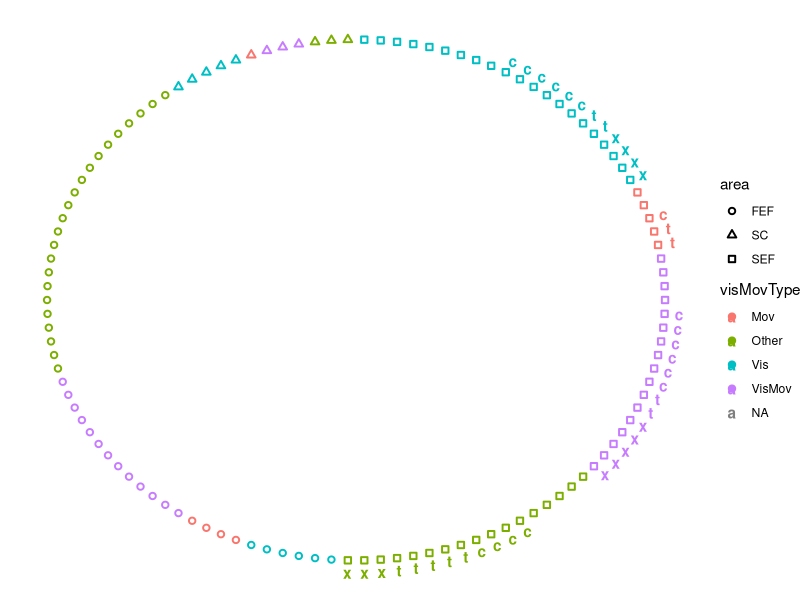

Here is the R script that generated this plot: (Note: this script raises an error after producing the figure.)
# Use hierarchical edge bundling plot for inter-areal connections use data
# output from: createPairRelationships.m --> search for "Hierarchical Edge
# Bundling plot in R"
# Use: read.csv('[thomas-jpsth/rcode]/spkCorrVals.csv')
# Use R scripts from examples to munge data and plot

# load_libraries---------------------------------------------------------------
# Libraries
library(tidyverse)
library(stringr)
library(igraph)
library(ggraph)
library(gridExtra)

# anonymous_functions_for_plotting---------------------------------------------
# Functions need o be compiled before they can be used...:-)
# Pick the connections (pairs) to be lotted so we can fine the nodeIds and do the plot 
fx_filter <- function(df,filt) 
{
  df <- df %>% filter( satCondition == filt.satCond & outcome == filt.outcome & epoch == filt.epoch )
  if (!filt.sess == "All"){
    df <- df %>% filter(sess == filt.sess)
  }
  return(df)
}

fx_get_HEB <- function(df,
                       X_area,
                       Y_area,
                       plusRhoFlag,
                       sigFlag,
                       verts)
{
  w <- 0.5
  t <- 0.9
  temp <- df[df$X_area == X_area & df$Y_area == Y_area, ]
  if (plusRhoFlag == TRUE & dim(temp)[1] > 0) {
    temp <- temp[temp$rhoRaw_150ms >= 0, ]
  } else{
    temp <- temp[temp$rhoRaw_150ms < 0, ]
  }

  if (sigFlag == TRUE & dim(temp)[1] > 0) {
    temp <- temp[temp$pvalRaw_150ms <= 0.01, ]
    a <- 0.8
    ltype <- "solid"
  } else{
    temp <- temp[temp$pvalRaw_150ms > 0.01, ]
    a <- 0.2
    ltype <- "longdash"
  }

  if (dim(temp)[1] > 0) {
    outHeb <-
      geom_conn_bundle(
        data = get_con(
          from = match(temp$X_unitNum, verts$name),
          to = match(temp$Y_unitNum, verts$name)
        ),
        aes(colour = visMovType),
        #aes(colour = "grey15"),
        alpha = a,
        width = w,
        tension = t,
        linetype = ltype
      )
    
  } else{
    outHeb <- NULL
  }
}

fx_plotIt <- function(df, filt,  plt_base, verts)
{
  # Use call to: 
  # fx_get_HEB <- function(df,X_area,Y_area,plusRhoFlag,sigFlag,verts)
  # SEF-FEF Plus Rho signif
  plt_plusFefSig <- fx_get_HEB(df, "SEF", "FEF", TRUE, TRUE, verts)
  # SEF-FEF Minus Rho signif 
  plt_minusFefSig <- fx_get_HEB(df, "SEF", "FEF", FALSE, TRUE, verts)
  # SEF-SC Plus Rho signif 
  plt_plusScSig <- fx_get_HEB(df, "SEF", "SC", TRUE, TRUE, verts)
  # SEF-SC Minus Rho signif 
  plt_minusScSig <- fx_get_HEB(df, "SEF", "SC", FALSE, TRUE, verts)

  pltOut <- list()
  # return signif plot
  titleStr <-
    paste(toupper(filt.satCond),
          filt.outcome,
          filt.epoch,
          filt.sess,
          sep = "-")
  pltOut$signif <-
    plt_base  + plt_minusFefSig  + plt_plusFefSig + plt_minusScSig + plt_plusScSig +
    ggtitle(titleStr, "___ p<=0.01")

  return(pltOut)
  
}

# Read_spkCorr_vals_and_createEdges--------------------------------------------
# read into a tibble type, suppress column type output
spkCorr<-read_csv('spkCorrVals.csv',col_types = cols())

# > colnames(spkCorr)
# [1] "Pair_UID"        "X_unitNum"       "Y_unitNum"       "X_area"          "Y_area"          "XY_Dist"         "condition"       "alignedName"     "rhoRaw_50ms"    
# [10] "pvalRaw_50ms"    "rhoRaw_150ms"    "pvalRaw_150ms"   "rhoRaw_200ms"    "pvalRaw_200ms"   "X_visGrade"      "X_visType"       "X_moveGrade"     "X_errGrade"     
# [19] "X_rewGrade"      "X_poorIso"       "Y_visGrade"      "Y_visType"       "Y_moveGrade"     "Y_errGrade"      "Y_rewGrade"      "Y_poorIso"       "monkey"         
# [28] "sessNum"         "sess"            "outcome"         "satCondition"    "epoch"           "sameAreaPair"    "sameChannelPair" "pairCount"       "signifPlusRho"  
# [37] "signifMinusRho"  "nonSignifRho"   
# > 
# remove columns
removeCols <- c("Pair_UID", "condition", "alignedName", 
                "rhoRaw_50ms", "pvalRaw_50ms","rhoRaw_200ms", 
                "pvalRaw_200ms","sameAreaPair","sameChannelPair", "pairCount")
spkCorr <- spkCorr[ , !(colnames(spkCorr) %in% removeCols)]

# convert unitNums, sessNum to character type
numericCols <- c("X_unitNum","Y_unitNum","sessNum")
spkCorr[numericCols] <- sapply(spkCorr[numericCols], as.character)
# Find all X_ and Y_ colnames to use and remove the X_ prefix
unitColNames <- names(spkCorr)[str_detect(names(spkCorr), pattern = "X_.*")];
unitColNames <- gsub("X_","", unitColNames)
# Create allUnitNodes: get X_units
xUnits <- unique(spkCorr[,paste("X_", unitColNames, sep = "")])
# Create allUnitNodes: get X_units
yUnits <- unique(spkCorr[,paste("Y_", unitColNames, sep = "")])
# Create allUnitNodes: change column names to be same for xUnits and yUnits
colnames(xUnits) <- unitColNames
colnames(yUnits) <- unitColNames
# Create allUnitNodes: append xUnits and yUnits into a single table and get unique units 
allUnitNodes <- unique(rbind(xUnits,yUnits))
# Create allUnitNodes: Add "from" area "to" unitNum columns and polulate  
allUnitNodes[,c("from","to")] <- c(allUnitNodes[,c("area",'unitNum')])
# Create all nodes: Brain areas
brainAreas <- as_tibble(data.frame(from="brain", to=c("SEF","FEF","SC")))
# Create all nodes: add other columns
brainAreas[,unitColNames] <- NA
# Create edges
allEdges <- rbind(brainAreas,allUnitNodes)
# Create_functionalType_and_custom_sort_order----------------------------------
# Add column for vis,move,vismov types: sorting, node-color
allEdges$visMovType <- "Other"
allEdges$visMovType[abs(allEdges$visGrade) >= 2] <- "Vis"
allEdges$visMovType[abs(allEdges$moveGrade) >= 2] <- "Mov"
allEdges$visMovType[abs(allEdges$visGrade) >= 2 & abs(allEdges$moveGrade) >= 2] <- "VisMov"
# Add column for errorGarde, rewardGrade: sorting, node-shape
allEdges$errorRewardType <- "NA"
allEdges$errorRewardType[abs(allEdges$errGrade) >= 2] <- "Error"
allEdges$errorRewardType[abs(allEdges$rewGrade) >= 2] <- "Reward"
allEdges$errorRewardType[abs(allEdges$errGrade) >= 2 & abs(allEdges$rewGrade) >= 2] <- "Error & Reward"
# Add column for custom sorting for visMovType column
allEdges$sortVisMov <- 10
allEdges$sortVisMov[allEdges$visMovType == "Vis"] <- 1
allEdges$sortVisMov[allEdges$visMovType == "Mov"] <- 2
allEdges$sortVisMov[allEdges$visMovType == "VisMov"] <- 3
allEdges$sortVisMov[allEdges$visMovType == "Other"] <- 4
# Add column for custom sorting for errorRewardType column
# see: http://sape.inf.usi.ch/quick-reference/ggplot2/shape
allEdges$sortErrorReward <- ""
allEdges$sortErrorReward[allEdges$errorRewardType == "Error"] <- "c" #  choice error
allEdges$sortErrorReward[allEdges$errorRewardType == "Reward"] <- "t" #  timing error
allEdges$sortErrorReward[allEdges$errorRewardType == "Error & Reward"] <- "x" # both
# Add column for custom sorting for area column (from: column brain, SEF,FEF,SC)
allEdges$sortArea <- NA
allEdges$sortArea[allEdges$area == "SEF"] <- 0 # open square
allEdges$sortArea[allEdges$area == "FEF"] <- 1 # open circle
allEdges$sortArea[allEdges$area == "SC"] <- 2 # open triangle
# Sort allEdges
sortedEdges <- allEdges %>% group_by(sortArea,sortVisMov,sortErrorReward)
#sortedEdges <- sortedEdges %>% arrange(sortArea,sortVisMov,visType,visGrade,moveGrade,sortErrorReward,as.numeric(unitNum),errGrade,rewGrade)
sortedEdges <- sortedEdges %>% arrange(sortArea,sortVisMov,sortErrorReward,as.numeric(unitNum))

# Create_vertices_of_nodes_and_plot--------------------------------------------
# create a vertices data.frame. One line per object of our edges, giving features of nodes.
vertices <- as_tibble(data.frame(name = unique(c(as.character(sortedEdges$from), as.character(sortedEdges$to)) ) ))
# Let's add a column with the group of each name. It will be useful later to color points
idx <- match( vertices$name, sortedEdges$to )
vertices$sortArea  <-  sortedEdges$sortArea[idx]
vertices$area  <-  sortedEdges$area[idx]

vertices$visMovType  <-  sortedEdges$visMovType[idx]
vertices$sortVisMov  <-  as.factor(sortedEdges$sortVisMov[idx])
vertices$errorRewardType  <-  sortedEdges$errorRewardType[ idx ]
vertices$sortErrorReward  <-  sortedEdges$sortErrorReward[ idx ]

# Create a graph object with the igraph library
mygraph <- graph_from_data_frame( sortedEdges, vertices=vertices )
# This is a network object, you visualize it as a network like shown in the network section!
plt<-ggraph(mygraph, layout = 'dendrogram', circular = TRUE) + 
  scale_shape_discrete(solid = FALSE) +
  geom_node_point(aes(filter = leaf, x = x*1.05, y=y*1.05, shape=area,
                      colour=visMovType), stroke = 1) +
  #Change fontface. Allowed values : 1(normal),# 2(bold), 3(italic), 4(bold.italic)
  geom_text(aes(x = x*1.1, y=y*1.1,label=sortErrorReward,
                colour=visMovType),
            fontface=2) + 
  theme_void()
  

# plot_for_all_sessions-----------------------
outcomes <- c("Correct", "ErrorChoice", "ErrorTiming")
sessNames <- c("All",unique(spkCorr$sess))
oPath = "../dataProcessed/analysis/spkCorr/networkPlotsColor"


for (sess in sessNames)
{
  filt.sess <- sess
  for (outcome in outcomes)
  {
    filt.outcome <- outcome
    filt.epoch <- "PostSaccade"
    outFilename <- paste(filt.outcome, filt.epoch, filt.sess, sep = "_")
    outFilename <- paste(outFilename, ".pdf", sep = "")
    
    # get plots for Fast
    filt.satCond <- "Fast"
    pltFast <-
      fx_plotIt(fx_filter(spkCorr, filt), filt, plt, vertices)
    # get plots for Accurate
    filt.satCond <- "Accurate"
    pltAccu <-
      fx_plotIt(fx_filter(spkCorr, filt), filt, plt, vertices)
    
    # return a grob...
    ZZ <- arrangeGrob(
      grobs = c(pltFast, pltAccu),
      nrow = 2,
      ncol = 1
    )
    
    # save to pdf file
    ggsave(
      outFilename,
      path = oPath,
      ZZ,
      width = 8,
      height = 10,
      units = "in"
    )
  }
}

# # DO_Per_Session---------------------------------------------------------------
# 
# monkySessNum<-unique(spkCorr[,c("monkey","sessNum")])
# loop.count <- c(1:dim(monkySessNum)[1])
# plt_list <- list()
# for (s in loop.count)
# {
#   monk <- monkySessNum$monkey[s]
#   sessNum <- monkySessNum$sessNum[s]
#   
#   temp <- spkCorr[spkCorr$sessNum == sessNum & spkCorr$monkey == monk,]
#   
#  
# #p
# }


# Linetypes:
#lt=c("blank", "solid", "dashed", "dotted", "dotdash", "longdash", "twodash", "1F", "F1", "4C88C488", "12345678")
